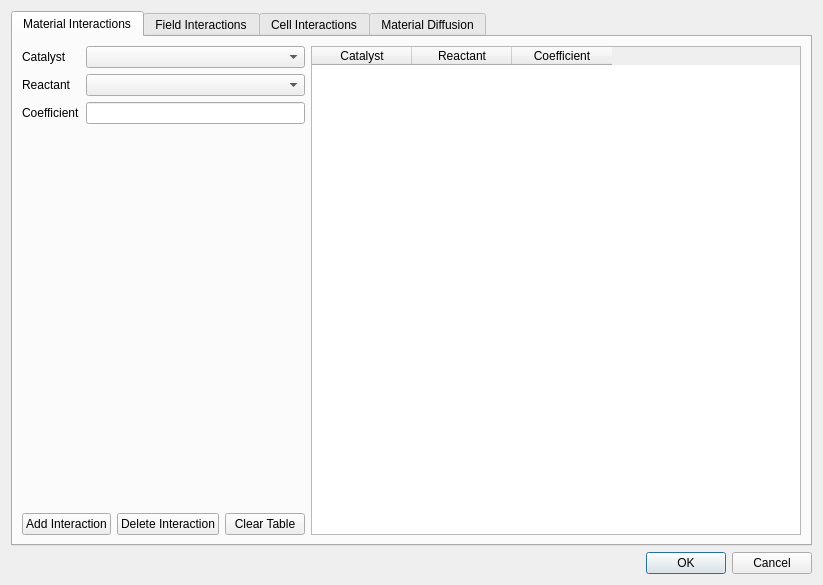
<?xml version="1.0" encoding="UTF-8"?>
<ui version="4.0">
 <class>ECMaterialsSteppableDlg</class>
 <widget class="QDialog" name="ECMaterialsSteppableDlg">
  <property name="geometry">
   <rect>
    <x>0</x>
    <y>0</y>
    <width>823</width>
    <height>585</height>
   </rect>
  </property>
  <property name="windowTitle">
   <string>ECMaterials Steppable: Please define extracellular material interactions</string>
  </property>
  <layout class="QGridLayout" name="gridLayout">
   <item row="1" column="0">
    <widget class="QDialogButtonBox" name="buttonBox">
     <property name="standardButtons">
      <set>QDialogButtonBox::Cancel|QDialogButtonBox::Ok</set>
     </property>
    </widget>
   </item>
   <item row="0" column="0">
    <widget class="QTabWidget" name="tabWidget">
     <property name="sizePolicy">
      <sizepolicy hsizetype="Minimum" vsizetype="Expanding">
       <horstretch>0</horstretch>
       <verstretch>0</verstretch>
      </sizepolicy>
     </property>
     <property name="minimumSize">
      <size>
       <width>0</width>
       <height>0</height>
      </size>
     </property>
     <property name="currentIndex">
      <number>0</number>
     </property>
     <widget class="QWidget" name="tab">
      <attribute name="title">
       <string>Material Interactions</string>
      </attribute>
      <layout class="QGridLayout" name="gridLayout_2">
       <item row="0" column="0">
        <layout class="QHBoxLayout" name="horizontalLayout" stretch="1,2">
         <item>
          <layout class="QVBoxLayout" name="verticalLayout_2">
           <item>
            <layout class="QFormLayout" name="formLayout">
             <item row="0" column="0">
              <widget class="QLabel" name="label">
               <property name="text">
                <string>Catalyst</string>
               </property>
              </widget>
             </item>
             <item row="0" column="1">
              <widget class="QComboBox" name="comboBox_mtlC"/>
             </item>
             <item row="1" column="0">
              <widget class="QLabel" name="label_2">
               <property name="text">
                <string>Reactant</string>
               </property>
              </widget>
             </item>
             <item row="1" column="1">
              <widget class="QComboBox" name="comboBox_mtlR"/>
             </item>
             <item row="2" column="0">
              <widget class="QLabel" name="label_3">
               <property name="text">
                <string>Coefficient</string>
               </property>
              </widget>
             </item>
             <item row="2" column="1">
              <widget class="QLineEdit" name="lineEdit_mtl"/>
             </item>
            </layout>
           </item>
           <item>
            <spacer name="verticalSpacer">
             <property name="orientation">
              <enum>Qt::Vertical</enum>
             </property>
             <property name="sizeHint" stdset="0">
              <size>
               <width>20</width>
               <height>40</height>
              </size>
             </property>
            </spacer>
           </item>
           <item>
            <layout class="QHBoxLayout" name="horizontalLayout_2">
             <item>
              <widget class="QPushButton" name="pushButton_mtlAdd">
               <property name="text">
                <string>Add Interaction</string>
               </property>
              </widget>
             </item>
             <item>
              <widget class="QPushButton" name="pushButton__mtlDel">
               <property name="text">
                <string>Delete Interaction</string>
               </property>
              </widget>
             </item>
             <item>
              <widget class="QPushButton" name="pushButton__mtlClear">
               <property name="text">
                <string>Clear Table</string>
               </property>
              </widget>
             </item>
            </layout>
           </item>
          </layout>
         </item>
         <item>
          <widget class="QTableWidget" name="tableWidget_mtl">
           <property name="sizePolicy">
            <sizepolicy hsizetype="Expanding" vsizetype="Expanding">
             <horstretch>0</horstretch>
             <verstretch>0</verstretch>
            </sizepolicy>
           </property>
           <column>
            <property name="text">
             <string>Catalyst</string>
            </property>
           </column>
           <column>
            <property name="text">
             <string>Reactant</string>
            </property>
           </column>
           <column>
            <property name="text">
             <string>Coefficient</string>
            </property>
           </column>
          </widget>
         </item>
        </layout>
       </item>
      </layout>
     </widget>
     <widget class="QWidget" name="tab_2">
      <attribute name="title">
       <string>Field Interactions</string>
      </attribute>
      <layout class="QGridLayout" name="gridLayout_3">
       <item row="0" column="0">
        <layout class="QHBoxLayout" name="horizontalLayout_3" stretch="1,2">
         <item>
          <layout class="QVBoxLayout" name="verticalLayout_3">
           <item>
            <layout class="QFormLayout" name="formLayout_2">
             <item row="0" column="0">
              <widget class="QLabel" name="label_4">
               <property name="text">
                <string>Catalyst</string>
               </property>
              </widget>
             </item>
             <item row="1" column="0">
              <widget class="QLabel" name="label_5">
               <property name="text">
                <string>Reactant</string>
               </property>
              </widget>
             </item>
             <item row="2" column="0">
              <widget class="QLabel" name="label_6">
               <property name="text">
                <string>Coefficient</string>
               </property>
              </widget>
             </item>
             <item row="0" column="1">
              <widget class="QComboBox" name="comboBox_fldC"/>
             </item>
             <item row="1" column="1">
              <widget class="QComboBox" name="comboBox_fldR"/>
             </item>
             <item row="2" column="1">
              <widget class="QLineEdit" name="lineEdit_fld"/>
             </item>
            </layout>
           </item>
           <item>
            <spacer name="verticalSpacer_2">
             <property name="orientation">
              <enum>Qt::Vertical</enum>
             </property>
             <property name="sizeHint" stdset="0">
              <size>
               <width>20</width>
               <height>40</height>
              </size>
             </property>
            </spacer>
           </item>
           <item>
            <layout class="QHBoxLayout" name="horizontalLayout_4">
             <item>
              <widget class="QPushButton" name="pushButton_fldAdd">
               <property name="text">
                <string>Add Interaction</string>
               </property>
              </widget>
             </item>
             <item>
              <widget class="QPushButton" name="pushButton_fldDel">
               <property name="text">
                <string>Delete Interaction</string>
               </property>
              </widget>
             </item>
             <item>
              <widget class="QPushButton" name="pushButton_fldClear">
               <property name="text">
                <string>Clear Table</string>
               </property>
              </widget>
             </item>
            </layout>
           </item>
          </layout>
         </item>
         <item>
          <widget class="QTableWidget" name="tableWidget_fld">
           <column>
            <property name="text">
             <string>Catalyst</string>
            </property>
           </column>
           <column>
            <property name="text">
             <string>Reactant</string>
            </property>
           </column>
           <column>
            <property name="text">
             <string>Coefficient</string>
            </property>
           </column>
          </widget>
         </item>
        </layout>
       </item>
      </layout>
     </widget>
     <widget class="QWidget" name="tab_3">
      <attribute name="title">
       <string>Cell Interactions</string>
      </attribute>
      <layout class="QGridLayout" name="gridLayout_4">
       <item row="0" column="0">
        <layout class="QHBoxLayout" name="horizontalLayout_5" stretch="1,2">
         <item>
          <layout class="QVBoxLayout" name="verticalLayout_4">
           <property name="sizeConstraint">
            <enum>QLayout::SetDefaultConstraint</enum>
           </property>
           <item>
            <layout class="QFormLayout" name="formLayout_3">
             <item row="0" column="0">
              <widget class="QLabel" name="label_7">
               <property name="text">
                <string>ECMaterial</string>
               </property>
              </widget>
             </item>
             <item row="1" column="0">
              <widget class="QLabel" name="label_8">
               <property name="text">
                <string>Cell Type</string>
               </property>
              </widget>
             </item>
             <item row="2" column="0">
              <widget class="QLabel" name="label_9">
               <property name="text">
                <string>Response Type</string>
               </property>
              </widget>
             </item>
             <item row="3" column="0">
              <widget class="QLabel" name="label_10">
               <property name="text">
                <string>Coefficient</string>
               </property>
              </widget>
             </item>
             <item row="0" column="1">
              <widget class="QComboBox" name="comboBox_cellM"/>
             </item>
             <item row="1" column="1">
              <widget class="QComboBox" name="comboBox_cellT"/>
             </item>
             <item row="2" column="1">
              <widget class="QComboBox" name="comboBox_cellR"/>
             </item>
             <item row="3" column="1">
              <widget class="QLineEdit" name="lineEdit_cell"/>
             </item>
             <item row="4" column="0">
              <widget class="QLabel" name="label_11">
               <property name="text">
                <string>New Cell Type: </string>
               </property>
              </widget>
             </item>
             <item row="4" column="1">
              <widget class="QComboBox" name="comboBox_cellT_New"/>
             </item>
            </layout>
           </item>
           <item>
            <spacer name="verticalSpacer_3">
             <property name="orientation">
              <enum>Qt::Vertical</enum>
             </property>
             <property name="sizeHint" stdset="0">
              <size>
               <width>20</width>
               <height>40</height>
              </size>
             </property>
            </spacer>
           </item>
           <item>
            <layout class="QHBoxLayout" name="horizontalLayout_6">
             <item>
              <widget class="QPushButton" name="pushButton_cellAdd">
               <property name="text">
                <string>Add Interaction</string>
               </property>
              </widget>
             </item>
             <item>
              <widget class="QPushButton" name="pushButton_cellDel">
               <property name="text">
                <string>Delete Interaction</string>
               </property>
              </widget>
             </item>
             <item>
              <widget class="QPushButton" name="pushButton_cellClear">
               <property name="text">
                <string>Clear Table</string>
               </property>
              </widget>
             </item>
            </layout>
           </item>
          </layout>
         </item>
         <item>
          <widget class="QTableWidget" name="tableWidget_cell">
           <property name="sizePolicy">
            <sizepolicy hsizetype="Expanding" vsizetype="Expanding">
             <horstretch>0</horstretch>
             <verstretch>0</verstretch>
            </sizepolicy>
           </property>
           <column>
            <property name="text">
             <string>ECMaterial</string>
            </property>
           </column>
           <column>
            <property name="text">
             <string>Cell Type</string>
            </property>
           </column>
           <column>
            <property name="text">
             <string>Response Type</string>
            </property>
           </column>
           <column>
            <property name="text">
             <string>Coefficient</string>
            </property>
           </column>
           <column>
            <property name="text">
             <string>New Cell Type</string>
            </property>
           </column>
          </widget>
         </item>
        </layout>
       </item>
      </layout>
     </widget>
     <widget class="QWidget" name="tab_4">
      <attribute name="title">
       <string>Material Diffusion</string>
      </attribute>
      <layout class="QGridLayout" name="gridLayout_5">
       <item row="0" column="0">
        <widget class="QTableWidget" name="tableWidget_diff">
         <column>
          <property name="text">
           <string>ECMaterial</string>
          </property>
         </column>
         <column>
          <property name="text">
           <string>Diffuses</string>
          </property>
         </column>
         <column>
          <property name="text">
           <string>Coefficient</string>
          </property>
         </column>
        </widget>
       </item>
      </layout>
     </widget>
    </widget>
   </item>
  </layout>
 </widget>
 <resources/>
 <connections/>
</ui>
